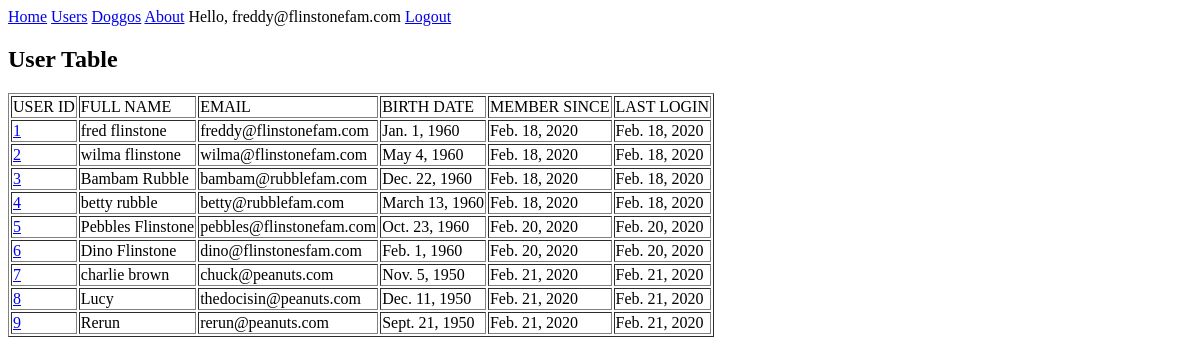
The page /users-page (signed in) on the database as committed earlier.
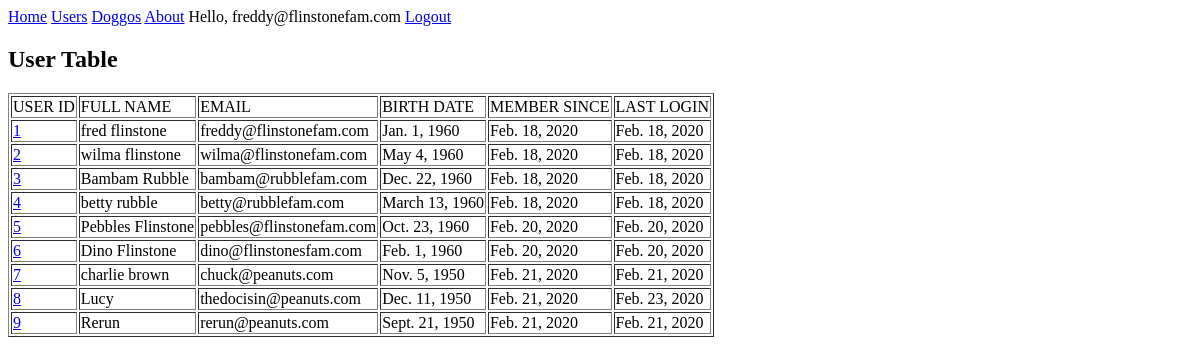
The same page on the database as committed later.
### u_app/models.py (models this page shows)
class MyUser(AbstractBaseUser):
    email = models.EmailField(max_length=254, unique=True)
    password = models.CharField(max_length=50)
    full_name = models.CharField(max_length=50)
    birth_date = models.DateField(blank=True, null=True)
    registration_date = models.DateTimeField(auto_now_add=True)
    last_login = models.DateTimeField(auto_now_add=True)
    objects = BaseUserManager()
    USERNAME_FIELD = 'email'
    REQUIRED_FIELDS = ['full_name', 'birth_date',]

### u_app/views.py (the view)
# urls.py: path('users-page', views.users, name='users'),
@login_required
def users(request):
    users = MyUser.objects.all()
    return render(request, 'users.html', {'users': users})

### u_app/templates/users.html (shortened to what this page needs)
<!DOCTYPE html>
<html>
<head>
</head>
{% extends 'base.html' %}
{% block content %}
<body>
    <h2>User Table</h2>
    <table border="1">
        <td>USER ID</td>
        <td>FULL NAME</td>
        <td>EMAIL</td>
        <td>BIRTH DATE</td>
        <td>MEMBER SINCE</td>
        <td>LAST LOGIN</td>
        {% for user in users %}
        <tr>
            <td><a href="http://localhost:8000/users/{{user.id}}">{{user.id}}</a></td>
            <td>{{ user.full_name }}</td>
            <td>{{ user.email }}</td>
            <td>{{ user.birth_date|date }}</td>
            <td>{{ user.registration_date|date }}</td>
            <td>{{ user.last_login|date }}</td>
        </tr>
        {% endfor %}
    </table>
</body>
{% endblock content %}

### u_app/templates/base.html
<!DOCTYPE html>
<html>
<head>
</head>
<body>
    <a href="{% url 'home' %}">Home</a>
    <a href="{% url 'users' %}">Users</a>
    <a href="{% url 'doggo_polls' %}">Doggos</a>
    <a href="{% url 'about_me' %}">About</a>
    {% if user.is_authenticated %}
        Hello, {{ user.email }}
    <a href="{% url 'logout' %}">Logout</a>
    {% else %}
    <a href="{% url 'register' %}">Register</a>
    <a href="{% url 'login' %}">Login</a>
    {% endif %}
{% block content %}{% endblock content %}
</body>
</html>

Rows that differ between the two databases and show on the page:
changed MyUser "Lucy": last_login "Feb. 21, 2020" → "Feb. 23, 2020"
